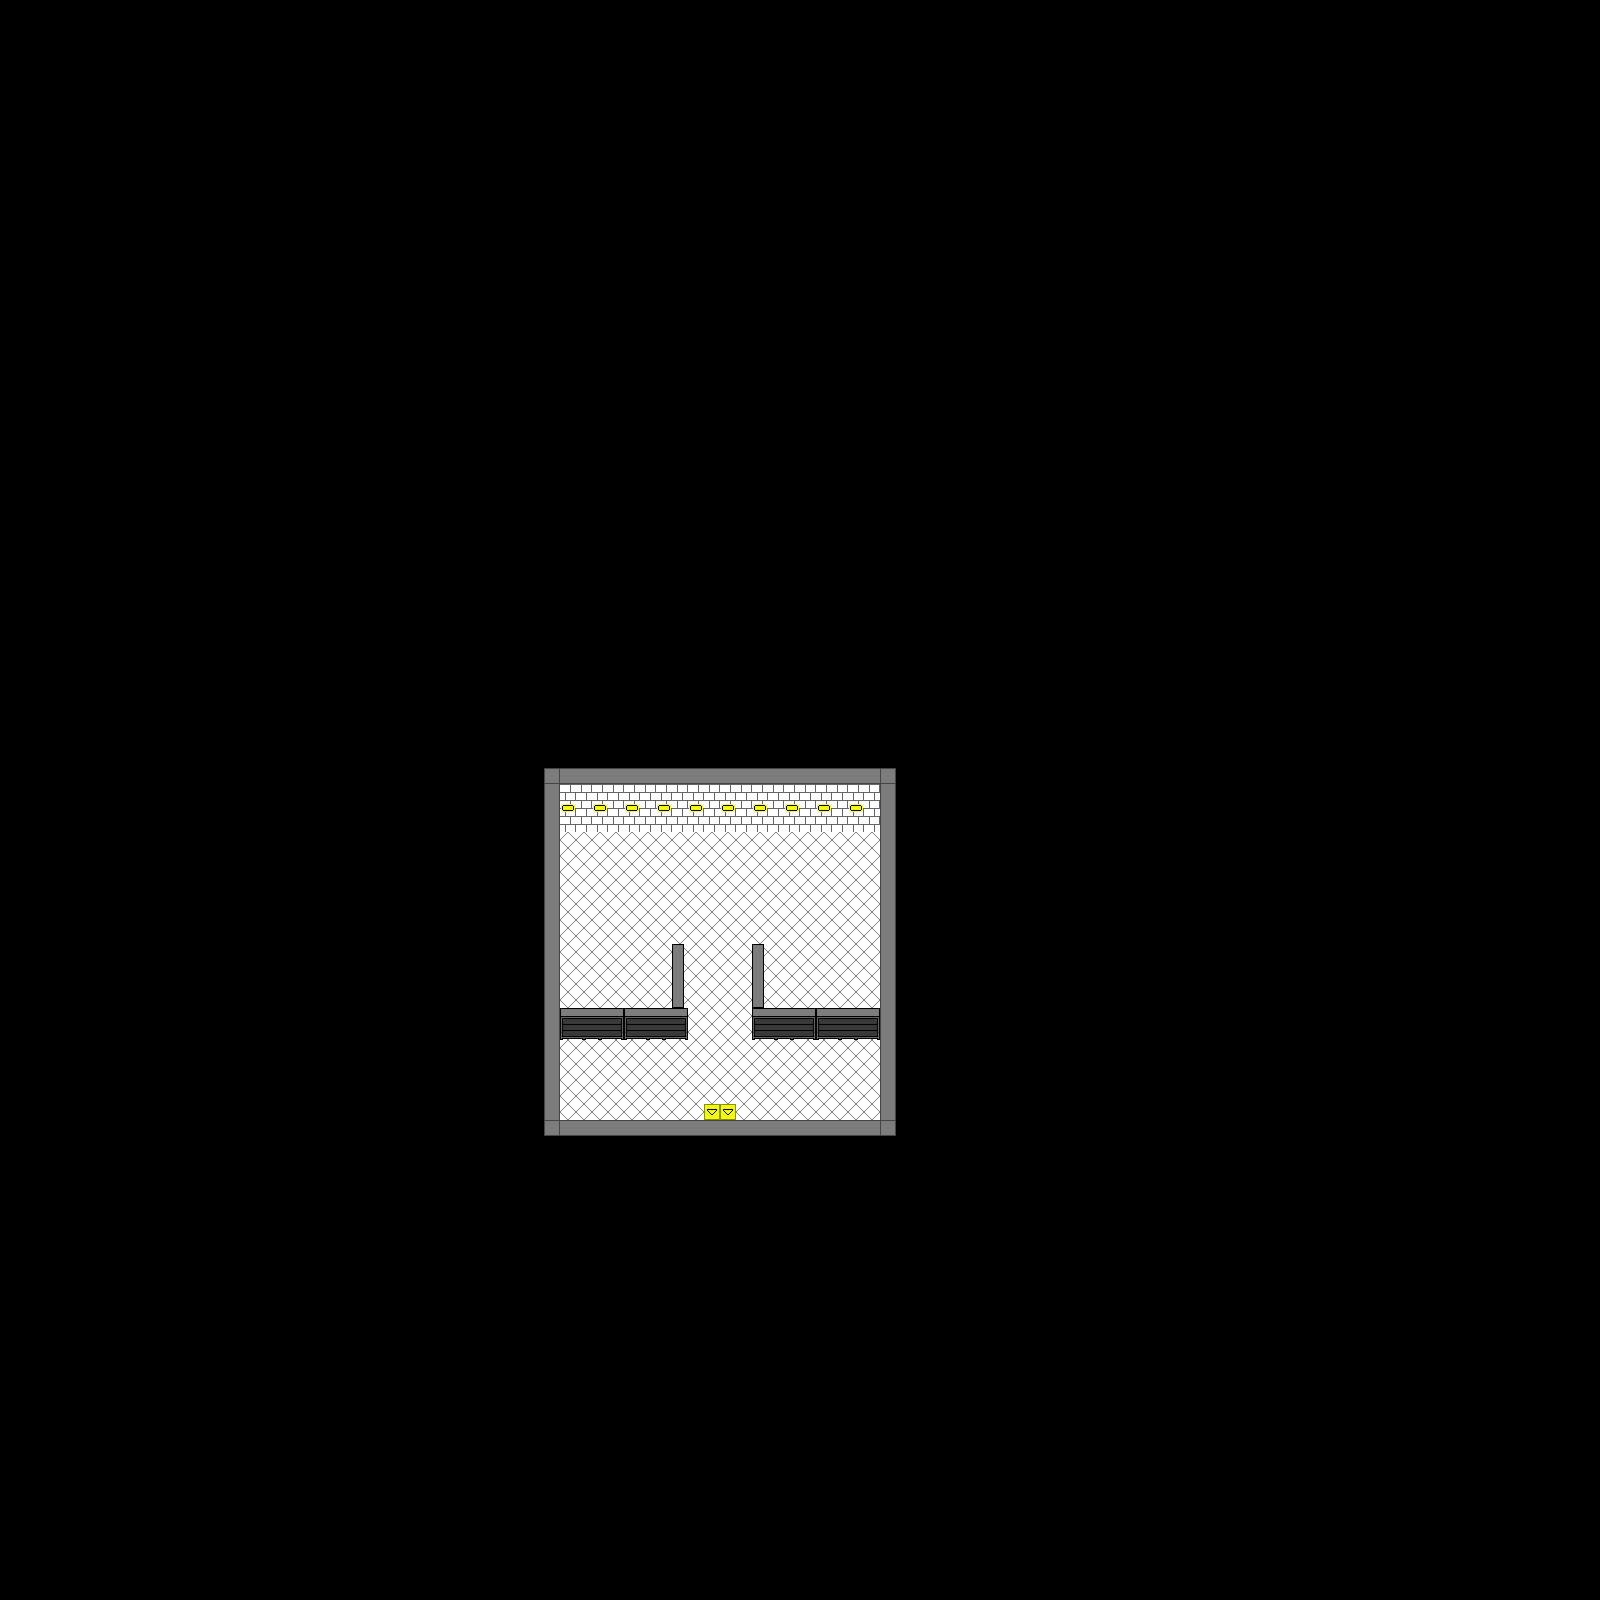

A level layout from a 2D game, rendered from its tile map. Below: a short description, then the map file with tile-grid data replaced by summaries:
An orthogonal 100x100 tile map with 16x16 px tiles, 2 tile layers (Suelo, Paredes) and 1 object.

<map version="1.10" tiledversion="1.10.2" orientation="orthogonal" renderorder="right-down" width="100" height="100" tilewidth="16" tileheight="16" infinite="0" nextlayerid="4" nextobjectid="2">
 <tileset firstgid="1" name="tileset_mercadona" tilewidth="16" tileheight="16" spacing="1" margin="1" tilecount="136" columns="17">
  <image source="../assets/images/tilesets/tileset_mercadona.png" width="300" height="150" />
 </tileset>
 <layer id="1" name="Suelo" width="100" height="100">
  <data>[10000 cells, 360 non-empty, 2 distinct tile ids]</data>
 </layer>
 <objectgroup id="3" name="Transiciones">
  <object id="1" x="704.667" y="1110.67" width="30.6667" height="9" />
 </objectgroup>
 <layer id="2" name="Paredes" width="100" height="100">
  <data>[10000 cells, 186 non-empty, 15 distinct tile ids]</data>
 </layer>
</map>
